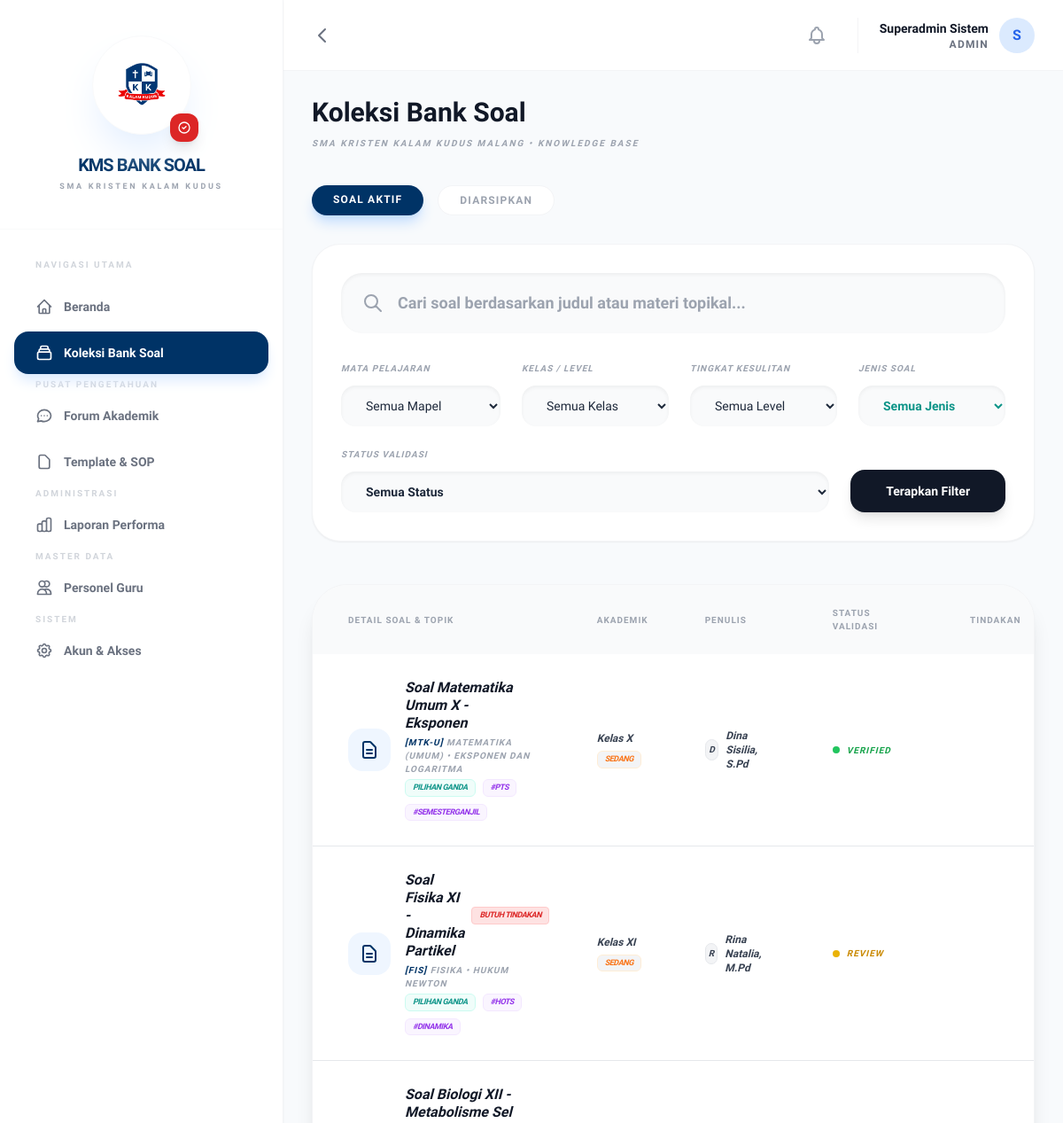
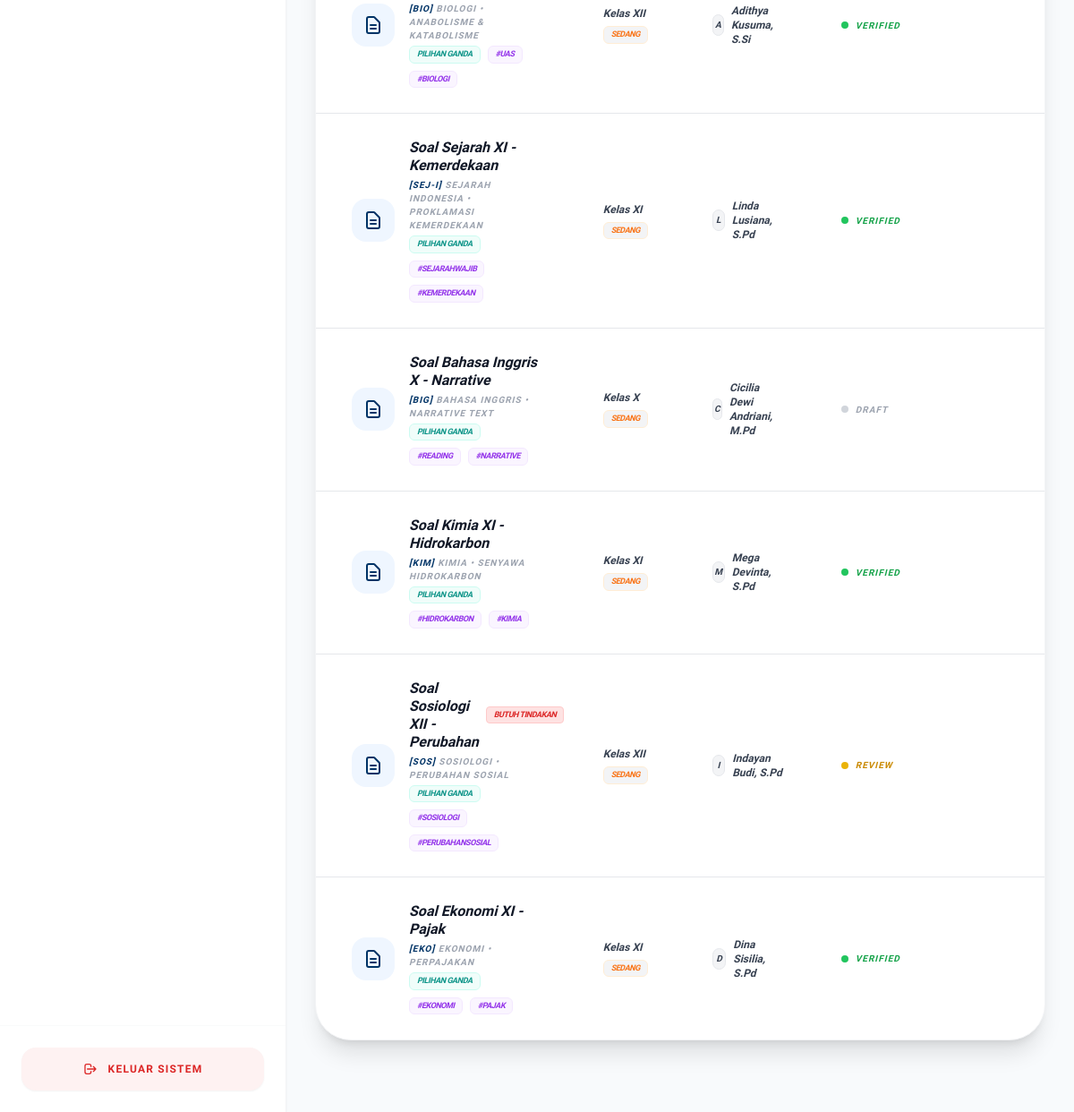
/bank-soal.php (signed in), run on the app's committed database (2 pictures, top to bottom).
### tables this page shows
CREATE TABLE `questions` (
  `id` int(11) NOT NULL,
  `title` varchar(255) NOT NULL,
  `class_id` int(11) DEFAULT NULL,
  `category_id` int(11) DEFAULT NULL,
  `materi` varchar(255) NOT NULL,
  `content` longtext DEFAULT NULL,
  `file_path` varchar(255) DEFAULT NULL,
  `original_name` varchar(255) DEFAULT NULL,
  `file_type` varchar(50) DEFAULT NULL,
  `explanation` longtext NOT NULL,
  `difficulty` enum('Mudah','Sedang','Sulit') DEFAULT 'Sedang',
  `tingkat_kognitif` enum('C1 - Mengingat','C2 - Memahami','C3 - Mengaplikasikan','C4 - Menganalisis','C5 - Mengevaluasi','C6 - Mencipta') DEFAULT 'C2 - Memahami',
  `jenis_soal` enum('Pilihan Ganda','Essay','Isian Singkat','Praktikum','Lainnya') DEFAULT 'Pilihan Ganda',
  `tags` varchar(255) DEFAULT NULL,
  `status` enum('Draft','Review','Verified') DEFAULT 'Draft',
  `is_archived` tinyint(1) DEFAULT 0,
  `view_count` int(11) DEFAULT 0,
  `download_count` int(11) DEFAULT 0,
  `uploader_id` int(11) DEFAULT NULL,
  `created_at` timestamp NOT NULL DEFAULT current_timestamp(),
  `updated_at` timestamp NOT NULL DEFAULT current_timestamp() ON UPDATE current_timestamp()
);

CREATE TABLE `categories` (
  `id` int(11) NOT NULL,
  `code` varchar(20) NOT NULL,
  `name` varchar(100) NOT NULL,
  `description` text DEFAULT NULL
);

CREATE TABLE `classes` (
  `id` int(11) NOT NULL,
  `name` varchar(20) NOT NULL
);

### includes/auth.php (called while the page is built, shortened)
<?php
function isLoggedIn() {
    return isset($_SESSION['identity_id']);
}
function hasRoleId($allowedRoleIds) {
    $currentRoleId = ($_SESSION['actor_type'] === ACTOR_TEACHER) ? 3 : $_SESSION['role_id'];
    return in_array($currentRoleId, $allowedRoleIds);
}
?>

### bank-soal.php (the view, shortened to what this page needs)
<?php
require_once 'includes/header.php';
$search_filter = trim($_GET['search'] ?? '');
$archived_filter = isset($_GET['archived']) && $_GET['archived'] == '1' ? 1 : 0;
$query = "SELECT q.*, c.name as category_name, c.code as category_code, cl.name as class_name,
          COALESCE(
              (SELECT full_name FROM staff WHERE identity_id = q.uploader_id),
              (SELECT full_name FROM teachers WHERE identity_id = q.uploader_id)
          ) as uploader_name
          FROM questions q
          LEFT JOIN categories c ON q.category_id = c.id
          LEFT JOIN classes cl ON q.class_id = cl.id
          WHERE q.is_archived = ?";
$params = [$archived_filter];
$query .= " ORDER BY q.created_at DESC";
$stmt = $pdo->prepare($query);
$stmt->execute($params);
$questions = $stmt->fetchAll();
?>
<div class="mb-10 flex flex-col md:flex-row justify-between items-start md:items-center space-y-4 md:space-y-0">
    <div>
        <h3 class="text-3xl font-bold text-gray-900 leading-none">Koleksi Bank Soal</h3>
        <p class="text-[10px] text-gray-400 uppercase tracking-[0.2em] font-bold mt-3 italic">SMA Kristen Kalam Kudus Malang • Knowledge Base</p>
    </div>
</div>
<div class="flex flex-col sm:flex-row justify-between items-start sm:items-center mb-8 space-y-4 sm:space-y-0">
    <?php
    $buildUrl = function($key, $val) {
        $params = $_GET;
        $params[$key] = $val;
        return 'bank-soal.php?' . http_build_query($params);
    };
    ?>
    <div class="flex space-x-4">
        <a href="<?php echo $buildUrl('archived', 0); ?>" class="px-6 py-2 rounded-full text-xs font-bold uppercase tracking-widest transition-all <?php echo $archived_filter == 0 ? 'bg-primary text-white shadow-lg shadow-blue-200' : 'bg-white text-gray-400 border border-gray-100 hover:bg-gray-50'; ?>">
            Soal Aktif
        </a>
        <a href="<?php echo $buildUrl('archived', 1); ?>" class="px-6 py-2 rounded-full text-xs font-bold uppercase tracking-widest transition-all <?php echo $archived_filter == 1 ? 'bg-gray-800 text-white shadow-lg shadow-gray-300' : 'bg-white text-gray-400 border border-gray-100 hover:bg-gray-50'; ?>">
            Diarsipkan
        </a>
    </div>
</div>
<form action="" method="GET" class="bg-white p-8 rounded-[32px] border border-gray-100 shadow-sm mb-12">
    <div class="mb-8">
        <div class="relative">
            <div class="absolute inset-y-0 left-0 pl-6 flex items-center pointer-events-none">
            </div>
            <input type="text" name="search" value="<?php echo htmlspecialchars($search_filter); ?>" placeholder="Cari soal berdasarkan judul atau materi topikal..." class="w-full pl-16 pr-6 py-5 bg-gray-50 border-none rounded-3xl outline-none focus:ring-2 focus:ring-[#003366] transition shadow-inner font-bold text-gray-700 text-lg">
        </div>
    </div>
    <div class="flex flex-wrap gap-6 items-end italic">
        <div class="flex-1 min-w-[180px]">
            <label class="block text-[10px] font-bold text-gray-400 uppercase tracking-widest mb-3 pr-2">Mata Pelajaran</label>
            <select name="category" class="w-full px-6 py-3.5 bg-gray-50 border-none rounded-2xl text-sm outline-none focus:ring-2 focus:ring-blue-500 transition shadow-inner">
                <option value="">Semua Mapel</option>
            </select>
        </div>
        <div class="flex-1 min-w-[150px]">
            <label class="block text-[10px] font-bold text-gray-400 uppercase tracking-widest mb-3">Kelas / Level</label>
            <select name="class" class="w-full px-6 py-3.5 bg-gray-50 border-none rounded-2xl text-sm outline-none focus:ring-2 focus:ring-blue-500 transition shadow-inner">
                <option value="">Semua Kelas</option>
            </select>
        </div>
        <div class="flex-1 min-w-[150px]">
            <label class="block text-[10px] font-bold text-gray-400 uppercase tracking-widest mb-3">Tingkat Kesulitan</label>
            <select name="difficulty" class="w-full px-6 py-3.5 bg-gray-50 border-none rounded-2xl text-sm outline-none focus:ring-2 focus:ring-blue-500 transition shadow-inner">
                <option value="">Semua Level</option>
            </select>
        </div>
        <div class="flex-1 min-w-[150px]">
            <label class="block text-[10px] font-bold text-gray-400 uppercase tracking-widest mb-3">Jenis Soal</label>
            <select name="jenis_soal" class="w-full px-6 py-3.5 bg-gray-50 border-none rounded-2xl text-sm outline-none focus:ring-2 focus:ring-blue-500 transition shadow-inner text-teal-600 font-bold">
                <option value="">Semua Jenis</option>
            </select>
        </div>
        <?php if (hasRoleId([ROLE_ADMIN_AKADEMIK, ROLE_ADMIN_SISTEM, ROLE_KEPSEK])): ?>
        <div class="flex-1 min-w-[150px]">
            <label class="block text-[10px] font-bold text-gray-400 uppercase tracking-widest mb-3">Status Validasi</label>
            <select name="status" class="w-full px-6 py-3.5 bg-gray-50 border-none rounded-2xl text-sm outline-none focus:ring-2 focus:ring-blue-500 transition shadow-inner font-bold">
                <option value="">Semua Status</option>
            </select>
        </div>
        <?php endif; ?>
        <button type="submit" class="px-10 py-3.5 bg-gray-900 text-white rounded-2xl text-sm font-bold hover:bg-black transition shadow-lg shrink-0">Terapkan Filter</button>
    </div>
</form>
<div class="bg-white rounded-[40px] border border-gray-100 shadow-xl overflow-hidden mb-12">
    <div class="overflow-x-auto">
        <table class="w-full text-left">
            <thead>
                <tr class="bg-gray-50 text-[10px] font-bold text-gray-400 uppercase tracking-[0.1em]">
                    <th class="px-10 py-6">Detail Soal & Topik</th>
                    <th class="hidden lg:table-cell px-8 py-6">Akademik</th>
                    <th class="hidden md:table-cell px-8 py-6">Penulis</th>
                    <th class="hidden sm:table-cell px-8 py-6">Status Validasi</th>
                    <th class="px-10 py-6 text-center">Tindakan</th>
                </tr>
            </thead>
            <tbody class="divide-y divide-gray-200">
                <?php foreach ($questions as $q): ?>
                <tr class="hover:bg-gray-50 cursor-pointer group transition-all duration-200 italic" onclick="window.location.href='view-soal.php?id=<?php echo $q['id']; ?>'">
                    <td class="px-10 py-7">
                        <div class="flex items-center">
                            <div class="w-12 h-12 bg-blue-50 text-primary rounded-2xl mr-4 flex items-center justify-center shrink-0 group-hover:scale-110 transition-transform duration-300">
                                <svg class="w-6 h-6" fill="none" stroke="currentColor" viewBox="0 0 24 24"><path stroke-linecap="round" stroke-linejoin="round" stroke-width="2" d="M9 12h6m-6 4h6m2 5H7a2 2 0 01-2-2V5a2 2 0 012-2h5.586a1 1 0 01.707.293l5.414 5.414a1 1 0 01.293.707V19a2 2 0 01-2 2z"></path></svg>
                            </div>
                            <div>
                                <div class="flex items-center space-x-2 mb-1">
                                    <p class="text-base font-bold text-gray-900 leading-tight"><?php echo $q['title']; ?></p>
                                    <?php if (hasRoleId([ROLE_ADMIN_AKADEMIK, ROLE_ADMIN_SISTEM]) && $q['status'] == STATUS_REVIEW): ?>
                                    <span class="px-2 py-0.5 bg-red-100 text-red-600 text-[9px] font-black rounded border border-red-200 uppercase tracking-tighter shrink-0 animate-pulse">Butuh Tindakan</span>
                                    <?php endif; ?>
                                </div>
                                <p class="text-[10px] text-gray-400 uppercase font-bold tracking-widest"><span class="text-primary font-black">[<?php echo $q['category_code']; ?>]</span> <?php echo $q['category_name']; ?> • <?php echo $q['materi']; ?></p>
                                <div class="mt-1 flex flex-wrap gap-2">
                                    <span class="inline-block px-2 py-0.5 bg-teal-50 border border-teal-100 text-teal-600 text-[9px] font-black rounded-md uppercase tracking-tighter">
                                        <?php echo $q['jenis_soal'] ?? 'Pilihan Ganda'; ?>
                                    </span>
                                    <?php if (!empty($q['tags'])): ?>
                                        <?php $tags = explode(',', $q['tags']); foreach ($tags as $tag): ?>
                                        <span class="inline-block px-2 py-0.5 bg-purple-50 border border-purple-100 text-purple-600 text-[9px] font-black rounded-md uppercase tracking-tighter">#<?php echo trim($tag); ?></span>
                                        <?php endforeach; ?>
                                    <?php endif; ?>
                                </div>
                            </div>
                        </div>
                    </td>
                    <td class="hidden lg:table-cell px-8 py-7">
                        <div class="space-y-1.5">
                            <p class="text-xs font-bold text-gray-700">Kelas <?php echo $q['class_name']; ?></p>
                            <span class="inline-block px-2 py-0.5 bg-gray-100 text-[9px] font-bold rounded-md uppercase tracking-tighter <?php echo $q['difficulty'] == 'Sulit' ? 'border border-red-100 text-red-500' : ($q['difficulty'] == 'Sedang' ? 'border border-orange-100 text-orange-500' : 'border border-green-100 text-green-500'); ?>">
                                <?php echo $q['difficulty']; ?>
                            </span>
                        </div>
                    </td>
                    <td class="hidden md:table-cell px-8 py-7">
                        <div class="flex items-center text-xs font-semibold text-gray-700">
                            <div class="w-6 h-6 rounded-full bg-gray-100 border border-gray-200 flex items-center justify-center text-[10px] mr-2"><?php echo strtoupper(substr($q['uploader_name'], 0, 1)); ?></div>
                            <?php echo $q['uploader_name']; ?>
                        </div>
                    </td>
                    <td class="hidden sm:table-cell px-8 py-7">
                        <div class="flex items-center space-x-2">
                             <div class="w-2 h-2 rounded-full <?php
                                echo $q['status'] == STATUS_VERIFIED ? 'bg-green-500' : ($q['status'] == STATUS_REVIEW ? 'bg-yellow-500' : 'bg-gray-300');
                            ?>"></div>
                            <span class="text-[10px] font-bold uppercase tracking-widest <?php
                                echo $q['status'] == STATUS_VERIFIED ? 'text-green-600' : ($q['status'] == STATUS_REVIEW ? 'text-yellow-600' : 'text-gray-400');
                            ?>">
                                <?php echo $q['status']; ?>
                            </span>
                        </div>
                    </td>
                    <td class="px-10 py-7 text-center">
                    </td>
                </tr>
                <?php endforeach; ?>
            </tbody>
        </table>
    </div>
</div>
<?php require_once 'includes/footer.php'; ?>

### data on the page
questions: title "Soal Matematika Umum X - Eksponen", category.code "MTK-U", category.name "MATEMATIKA (UMUM)", materi "EKSPONEN DAN LOGARITMA", jenis_soal "PILIHAN GANDA", tags "PTS", tags "SEMESTERGANJIL", class.name "X", difficulty "SEDANG", uploader_name "D", uploader_name "Dina Sisilia, S.Pd", status "VERIFIED"
questions: title "Soal Fisika XI - Dinamika Partikel", shows "BUTUH TINDAKAN", category.code "FIS", category.name "FISIKA", materi "HUKUM NEWTON", jenis_soal "PILIHAN GANDA", tags "HOTS", tags "DINAMIKA", class.name "XI", difficulty "SEDANG", uploader_name "R", uploader_name "Rina Natalia, M.Pd", status "REVIEW"
questions: title "Soal Biologi XII - Metabolisme Sel", category.code "BIO", category.name "BIOLOGI", materi "ANABOLISME & KATABOLISME", jenis_soal "PILIHAN GANDA", tags "UAS", tags "BIOLOGI", class.name "XII", difficulty "SEDANG", uploader_name "A", uploader_name "Adithya Kusuma, S.Si", status "VERIFIED"
questions: title "Soal Sejarah XI - Kemerdekaan", category.code "SEJ-I", category.name "SEJARAH INDONESIA", materi "PROKLAMASI KEMERDEKAAN", jenis_soal "PILIHAN GANDA", tags "SEJARAHWAJIB", tags "KEMERDEKAAN", class.name "XI", difficulty "SEDANG", uploader_name "L", uploader_name "Linda Lusiana, S.Pd", status "VERIFIED"
questions: title "Soal Bahasa Inggris X - Narrative", category.code "BIG", category.name "BAHASA INGGRIS", materi "NARRATIVE TEXT", jenis_soal "PILIHAN GANDA", tags "READING", tags "NARRATIVE", class.name "X", difficulty "SEDANG", uploader_name "C", uploader_name "Cicilia Dewi Andriani, M.Pd", status "DRAFT"
questions: title "Soal Kimia XI - Hidrokarbon", category.code "KIM", category.name "KIMIA", materi "SENYAWA HIDROKARBON", jenis_soal "PILIHAN GANDA", tags "HIDROKARBON", tags "KIMIA", class.name "XI", difficulty "SEDANG", uploader_name "M", uploader_name "Mega Devinta, S.Pd", status "VERIFIED"
questions: title "Soal Sosiologi XII - Perubahan", shows "BUTUH TINDAKAN", category.code "SOS", category.name "SOSIOLOGI", materi "PERUBAHAN SOSIAL", jenis_soal "PILIHAN GANDA", tags "SOSIOLOGI", tags "PERUBAHANSOSIAL", class.name "XII", difficulty "SEDANG", uploader_name "I", uploader_name "Indayan Budi, S.Pd", status "REVIEW"
questions: title "Soal Ekonomi XI - Pajak", category.code "EKO", category.name "EKONOMI", materi "PERPAJAKAN", jenis_soal "PILIHAN GANDA", tags "EKONOMI", tags "PAJAK", class.name "XI", difficulty "SEDANG", uploader_name "D", uploader_name "Dina Sisilia, S.Pd", status "VERIFIED"

### other printed values
$_SESSION['full_name'] "Superadmin Sistem"
$_SESSION['role_name'] "ADMIN"
substr($_SESSION['full_name'], 0, 1) "S"
